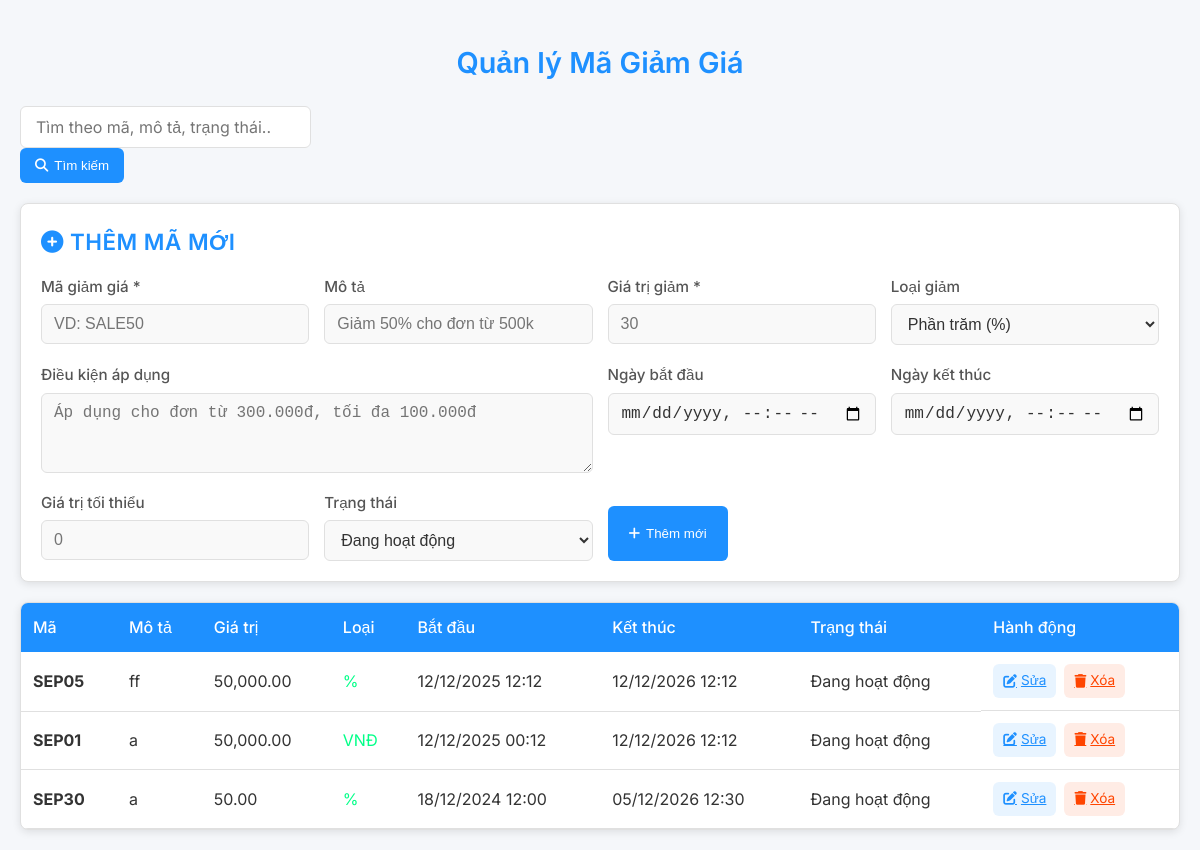
Screenshot of /160STORE/pages/admin/quanLyMaGiamGia.php with the database file from the repository.
### tables this page shows
CREATE TABLE `ma_giam_gia` (
  `ma_Giam_Gia` varchar(255) NOT NULL COMMENT 'khóa chính, mã giảm giá',
  `mo_Ta` varchar(255) NOT NULL COMMENT 'mô tả sản phẩm',
  `gia_Tri_Giam` decimal(10,2) NOT NULL COMMENT 'giá trị ',
  `dieu_Kien` varchar(100) NOT NULL COMMENT 'điều kiện áp dụng mã giảm ',
  `ngay_Bat_Dau` datetime NOT NULL COMMENT 'ngày bắt đầu mã giảm',
  `ngay_Ket_Thuc` datetime NOT NULL COMMENT 'ngày kết thúc mã giảm',
  `trang_Thai` varchar(255) NOT NULL COMMENT 'trạng thái mã giảm giá',
  `gia_Tri_Toi_Thieu` decimal(10,2) NOT NULL COMMENT 'giá trị tối thiểu',
  `loai_Giam` varchar(100) NOT NULL COMMENT 'loại giảm'
);

### 160STORE/pages/admin/quanLyMaGiamGia.php (the view, shortened to what this page needs)
<?php
$db = new Database();
$conn = $db->connect();
$conn->setAttribute(PDO::ATTR_ERRMODE, PDO::ERRMODE_EXCEPTION);
$editing = false;
$discount = [];
$keyword = $_GET['search'] ?? '';
if ($keyword !== '') {
    $stmt = $conn->prepare("SELECT * FROM ma_giam_gia
                            WHERE ma_Giam_Gia LIKE :kw
                               OR mo_Ta LIKE :kw
                               OR trang_Thai LIKE :kw
                            ORDER BY ngay_Bat_Dau DESC");
    $stmt->execute(['kw' => "%$keyword%"]);
    $discounts = $stmt->fetchAll(PDO::FETCH_ASSOC);
} else {
    $discounts = $conn->query("SELECT * FROM ma_giam_gia ORDER BY ngay_Bat_Dau DESC")->fetchAll(PDO::FETCH_ASSOC);
}
?>
<!DOCTYPE html>
<html lang="vi">
<head>
    <link rel="stylesheet" href="https://cdnjs.cloudflare.com/ajax/libs/font-awesome/6.5.0/css/all.min.css">
    <link rel="stylesheet" href="../../assets/Admin_css/style.css">
</head>
<body>
<div class="container">
    <h2>Quản lý Mã Giảm Giá</h2>
    <form method="GET" class="search-bar">
        <input type="text" name="search" class="search-input" placeholder="Tìm theo mã, mô tả, trạng thái..."
               value="<?= htmlspecialchars($keyword) ?>">
        <button type="submit" class="btn-search">
            <i class="fas fa-search"></i> Tìm kiếm
        </button>
    </form>
    <div class="form-card">
        <h3 class="form-title">
            <?= $editing ? '<i class="fas fa-edit"></i> Sửa mã giảm giá' : '<i class="fas fa-plus-circle"></i> Thêm mã mới' ?>
        </h3>
        <form method="POST">
            <div class="form-grid">
                <div class="form-group">
                    <label>Mã giảm giá *</label>
                    <input type="text" name="ma_Giam_Gia" value="<?= htmlspecialchars($discount['ma_Giam_Gia'] ?? '') ?>"
                           <?= $editing ? 'readonly' : 'required' ?> placeholder="VD: SALE50">
                </div>
                <div class="form-group">
                    <label>Mô tả</label>
                    <input type="text" name="mo_Ta" value="<?= htmlspecialchars($discount['mo_Ta'] ?? '') ?>" placeholder="Giảm 50% cho đơn từ 500k">
                </div>
                <div class="form-group">
                    <label>Giá trị giảm *</label>
                    <input type="number" step="0.01" name="gia_Tri_Giam" value="<?= htmlspecialchars($discount['gia_Tri_Giam'] ?? '') ?>" required placeholder="30">
                </div>
                <div class="form-group">
                    <label>Loại giảm</label>
                    <select name="loai_Giam">
                        <option value="phan_tram" <?= ($discount['loai_Giam'] ?? '') === 'phan_tram' ? 'selected' : '' ?>>Phần trăm (%)</option>
                    </select>
                </div>
                <div class="form-group full">
                    <label>Điều kiện áp dụng</label>
                    <textarea name="dieu_Kien" rows="2" placeholder="Áp dụng cho đơn từ 300.000đ, tối đa 100.000đ"><?= htmlspecialchars($discount['dieu_Kien'] ?? '') ?></textarea>
                </div>
                <div class="form-group">
                    <label>Ngày bắt đầu</label>
                    <input type="datetime-local" name="ngay_Bat_Dau"
                           value="<?= isset($discount['ngay_Bat_Dau']) ? date('Y-m-d\TH:i', strtotime($discount['ngay_Bat_Dau'])) : '' ?>">
                </div>
                <div class="form-group">
                    <label>Ngày kết thúc</label>
                    <input type="datetime-local" name="ngay_Ket_Thuc"
                           value="<?= isset($discount['ngay_Ket_Thuc']) ? date('Y-m-d\TH:i', strtotime($discount['ngay_Ket_Thuc'])) : '' ?>">
                </div>
                <div class="form-group">
                    <label>Giá trị tối thiểu</label>
                    <input type="number" step="0.01" name="gia_Tri_Toi_Thieu" value="<?= htmlspecialchars($discount['gia_Tri_Toi_Thieu'] ?? '') ?>" placeholder="0">
                </div>
                <div class="form-group">
                    <label>Trạng thái</label>
                    <select name="trang_Thai">
                        <option value="Đang hoạt động" <?= ($discount['trang_Thai'] ?? '') === 'Đang hoạt động' ? 'selected' : '' ?>>Đang hoạt động</option>
                    </select>
                </div>
                <div class="form-actions">
                    <?php if ($editing): ?>
                        <button type="submit" name="sua" class="btn btn-primary">
                            <i class="fas fa-save"></i> Cập nhật
                        </button>
                        <a href="quanLyMaGiamGia.php" class="btn btn-cancel">
                            <i class="fas fa-times"></i> Hủy
                        </a>
                    <?php else: ?>
                        <button type="submit" name="them" class="btn btn-primary">
                            <i class="fas fa-plus"></i> Thêm mới
                        </button>
                    <?php endif; ?>
                </div>
            </div>
        </form>
    </div>
    <div class="table-container">
        <table>
            <thead>
                <tr>
                    <th>Mã</th>
                    <th>Mô tả</th>
                    <th>Giá trị</th>
                    <th>Loại</th>
                    <th>Bắt đầu</th>
                    <th>Kết thúc</th>
                    <th>Trạng thái</th>
                    <th>Hành động</th>
                </tr>
            </thead>
            <tbody>
                <?php if (empty($discounts)): ?>
                    <tr>
                        <td colspan="8" style="text-align:center; color:#888; padding:30px;">
                            <i class="fas fa-inbox"></i> Không có mã giảm giá nào.
                        </td>
                    </tr>
                <?php else: ?>
                    <?php foreach($discounts as $d): ?>
                        <tr>
                            <td><strong><?= htmlspecialchars($d['ma_Giam_Gia']) ?></strong></td>
                            <td><?= htmlspecialchars($d['mo_Ta']) ?: '<em>Không có mô tả</em>' ?></td>
                            <td><?= number_format($d['gia_Tri_Giam'], 2) ?></td>
                            <td>
                                <span style="color:#00ff88;">
                                    <?= $d['loai_Giam'] === 'phan_tram' ? '%' : 'VNĐ' ?>
                                </span>
                            </td>
                            <td><?= $d['ngay_Bat_Dau'] ? date('d/m/Y H:i', strtotime($d['ngay_Bat_Dau'])) : '-' ?></td>
                            <td><?= $d['ngay_Ket_Thuc'] ? date('d/m/Y H:i', strtotime($d['ngay_Ket_Thuc'])) : '-' ?></td>
                            <td>
                                <span class="status <?= $d['trang_Thai'] === 'Đang hoạt động' ? 'active' : 'inactive' ?>">
                                    <?= htmlspecialchars($d['trang_Thai']) ?>
                                </span>
                            </td>
                            <td class="actions">
                                <a href="?edit=<?= urlencode($d['ma_Giam_Gia']) ?>" class="btn-edit">
                                    <i class="fas fa-edit"></i> Sửa
                                </a>
                                <a href="?delete=<?= urlencode($d['ma_Giam_Gia']) ?>" class="btn-delete"
                                   onclick="return confirm('Xóa mã <?= htmlspecialchars($d['ma_Giam_Gia']) ?>?')">
                                    <i class="fas fa-trash"></i> Xóa
                                </a>
                            </td>
                        </tr>
                    <?php endforeach; ?>
                <?php endif; ?>
            </tbody>
        </table>
    </div>
</div>
</body>
</html>

### 160STORE/assets/Admin_css/style.css (style rules this page uses)
:root { --primary: #1e90ff; --secondary: #32cd32; --danger: #ff4500; --warning: #ffaa00; --bg: #f5f7fa; --sidebar: #ffffff; --card: #ffffff; --text: #333333; --border: #e0e0e0; --hover: #f0f0f5; --shadow: 0 2px 8px rgba(0, 0, 0, 0.1); }
* { margin: 0; padding: 0; box-sizing: border-box; }
body { background: var(--bg); color: var(--text); font-family: 'Inter', sans-serif; line-height: 1.6; }
.container { max-width: 1200px; margin: 0 auto; padding: 20px; }
h2 { text-align: center; font-size: 1.8rem; margin: 20px 0; color: var(--primary); font-weight: 600; }
.search-bar { position: relative; width: 100%; max-width: 400px; margin-bottom: 20px; }
.search-input { flex: 1; min-width: 280px; padding: 10px 40px 10px 15px; background: var(--card); border: 1px solid var(--border); border-radius: 6px; color: var(--text); font-size: 1rem; transition: all 0.2s ease; font-family: 'Inter', sans-serif; }
.search-bar button { padding: 10px 15px; border: none; border-radius: 6px; background: var(--primary); color: white; font-weight: 500; cursor: pointer; display: flex; align-items: center; justify-content: center; gap: 6px; transition: all 0.2s; }
.form-card { background: var(--card); border-radius: 8px; padding: 20px; margin-bottom: 20px; border: 1px solid var(--border); box-shadow: var(--shadow); transition: transform 0.3s ease; }
.form-title { font-size: 1.4rem; margin-bottom: 15px; color: var(--primary); font-weight: 600; text-transform: uppercase; letter-spacing: 0.5px; }
.form-grid { display: grid; grid-template-columns: repeat(auto-fit, minmax(240px, 1fr)); gap: 15px; row-gap: 18px; }
.form-group { display: flex; flex-direction: column; }
.form-group.full { grid-column: span 2; }
.form-group label { margin-bottom: 5px; font-weight: 500; color: #555; font-size: 0.95rem; }
.form-group input, .form-group select, .form-group textarea { padding: 10px 12px; background: #f9f9f9; border: 1px solid var(--border); border-radius: 6px; color: var(--text); font-size: 1rem; transition: all 0.2s ease; }
.form-group textarea { resize: vertical; min-height: 80px; max-height: 150px; }
.form-actions { display: flex; gap: 10px; margin-top: 15px; grid-column: span 2; flex-wrap: wrap; }
.btn { padding: 10px 15px; border: none; border-radius: 6px; font-weight: 500; cursor: pointer; display: flex; align-items: center; justify-content: center; gap: 6px; transition: all 0.2s ease; min-width: 120px; }
.btn-primary { background: var(--primary); color: white; }
.table-container { background: var(--card); border-radius: 8px; overflow: hidden; border: 1px solid var(--border); box-shadow: var(--shadow); margin-top: 20px; }
table { width: 100%; border-collapse: collapse; }
th { background: var(--primary); color: #ffffff; padding: 12px; text-align: left; font-weight: 500; }
td { padding: 12px; border-bottom: 1px solid var(--border); vertical-align: middle; }
.actions { display: flex; gap: 8px; }
.btn-edit, .btn-delete { padding: 6px 10px; border: none; border-radius: 6px; font-size: 0.85rem; cursor: pointer; display: flex; align-items: center; gap: 4px; transition: all 0.2s; }
.btn-edit { background: rgba(30, 144, 255, 0.1); color: var(--primary); }
.btn-delete { background: rgba(255, 69, 0, 0.1); color: var(--danger); }

### rows the page displays
ma_giam_gia: ma_Giam_Gia "SEP05", mo_Ta "ff", gia_Tri_Giam "50,000.00", ngay_Bat_Dau "12/12/2025 12:12", ngay_Ket_Thuc "12/12/2026 12:12", trang_Thai "Đang hoạt động"
ma_giam_gia: ma_Giam_Gia "SEP01", mo_Ta "a", gia_Tri_Giam "50,000.00", loai_Giam "VNĐ", ngay_Bat_Dau "12/12/2025 00:12", ngay_Ket_Thuc "12/12/2026 12:12", trang_Thai "Đang hoạt động"
ma_giam_gia: ma_Giam_Gia "SEP30", mo_Ta "a", gia_Tri_Giam "50.00", ngay_Bat_Dau "18/12/2024 12:00", ngay_Ket_Thuc "05/12/2026 12:30", trang_Thai "Đang hoạt động"
